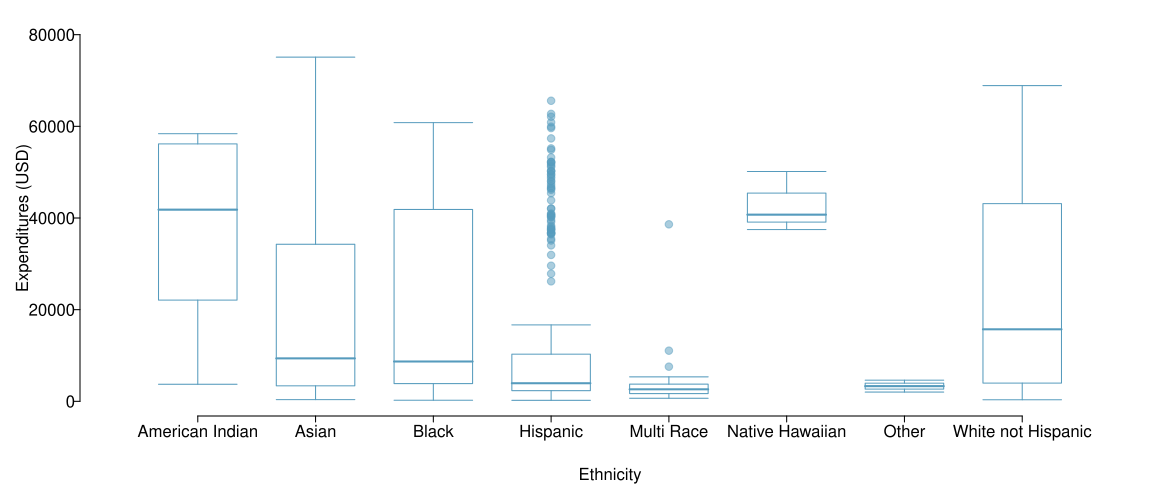

This chart was generated by the following R code:
library(openintro)
#data(dds.discr)
data(COL)

myPDF("ddsExpEthnicity.pdf", 11.5, 5,
      mar = c(4.2, 4, 1, 0.5),
      mgp = c(2.4, 0.25, 0),
)

boxPlot(dds.discr$expenditures, dds.discr$ethnicity,
        xlab = 'Ethnicity',
        ylab = 'Expenditures (USD)',
        ylim = c(0, 80000),
        pch = 19,
        pchCex = 1,
        lcol = COL[1],
        col = COL[1,3])

dev.off()
